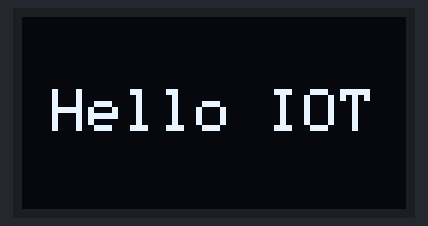
Bench run of a program on a simulated ESP32. On the bench: 128×64 one-colour display.

Above: at 0.1 s.

The program:

main.cpp
```cpp
#include <Arduino.h>
#include <Wire.h>
#include <Adafruit_GFX.h>
#include <Adafruit_SSD1306.h>

#define SCREEN_WIDTH 128
#define SCREEN_HEIGHT 64
#define OLED_SDA 21
#define OLED_SCL 22
#define OLED_ADDR 0x3C

Adafruit_SSD1306 display(SCREEN_WIDTH, SCREEN_HEIGHT, &Wire, -1);

void setup() {
    Serial.begin(115200);
    Wire.begin(OLED_SDA, OLED_SCL);

    if (!display.begin(SSD1306_SWITCHCAPVCC, OLED_ADDR)) {
        Serial.println("OLED initialization failed!");
        while (true) {
            delay(100);
        }
    }

    display.setTextSize(2);                 // bigger text
    display.setTextColor(SSD1306_WHITE);
}

void loop() {
    const char* msg = "Hello IOT";           // no trailing space

    int16_t x1, y1;
    uint16_t w, h;
    display.getTextBounds(msg, 0, 0, &x1, &y1, &w, &h);  // measure the text

    int x = (SCREEN_WIDTH - w) / 2;          // center horizontally
    int y = (SCREEN_HEIGHT - h) / 2;         // center vertically

    display.clearDisplay();
    display.setCursor(x, y);
    display.println(msg);
    display.display();                       // send to the real screen

    delay(1000);                             // redraw once per second
}
```
